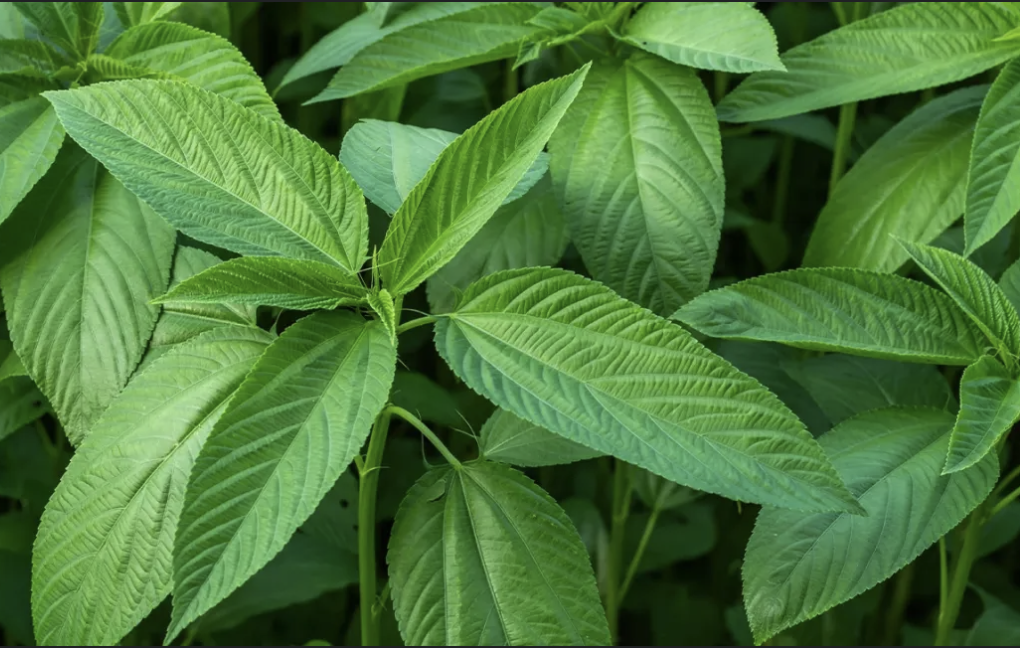
#> input picture dataset/healthy/Screenshot 2025-11-25 at 4.50.07 PM.png, 1020 x 648 px; its folder holds 2 pictures in this run
$ python main_app.py
#> lines starting #> are read from the running program, lines starting #| are printed output that depends on the picture
### disease_identifier.py
import cv2
import numpy as np
import os

# --- Configuration ---
# Define categories used in the project report
CATEGORIES = ["healthy", "rust", "blight"]
DATASET_DIR = "dataset"
IMG_SIZE = (256, 256) # Standard size for processing

# --- Feature Extraction ---

def feature_extract(img):
    """
    Converts image to HSV color space, resizes it, and computes the 2D
    (Hue and Saturation) color histogram.
    """
    if img is None:
        return None

    # Resize for standardization
    img = cv2.resize(img, IMG_SIZE)

    # Convert to HSV (separates color from light intensity)
    hsv_img = cv2.cvtColor(img, cv2.COLOR_BGR2HSV)

    # Calculate Histogram (Hue and Saturation)
    hist = cv2.calcHist(
        [hsv_img],              # Source image
        [0, 1],                 # Channels: 0=Hue, 1=Saturation
        None,                   # No mask
        [18, 18],               # Histogram size (18 bins for each)
        [0, 180, 0, 256]        # Range for H (0-180) and S (0-256)
    )

    # Normalize the histogram (crucial for accurate comparison)
    hist = cv2.normalize(hist, hist, 0, 1, cv2.NORM_MINMAX).flatten()
    return hist

# --- Dataset Loading ---

def load_reference_histograms(base_dir=DATASET_DIR):
    """
    Loads and extracts histograms for all reference images in the dataset folders.
    """
#> called with base_dir = 'dataset'
    reference_data = {}
    print("⏳ Loading and processing dataset...")

    for category in CATEGORIES:
        category_path = os.path.join(base_dir, category)
        if not os.path.exists(category_path):
            print(f"⚠️ Warning: Dataset path not found: {category_path}")
            continue

        reference_data[category] = []

        for filename in os.listdir(category_path):
            if filename.lower().endswith(('.jpg', '.png', '.jpeg')):
                img_path = os.path.join(category_path, filename)
                img = cv2.imread(img_path)
#> img is the input picture: shape (648, 1020, 3); mean B, G, R 59.6, 121.7, 78.3

                if img is not None:
                    hist = feature_extract(img)
#> in feature_extract, `img = cv2.resize(img, IMG_SIZE)`:
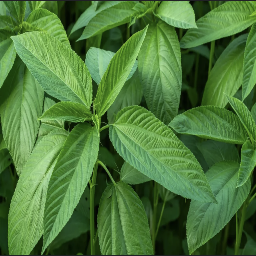
#> img: shape (256, 256, 3); mean of channels 0, 1, 2 59.5, 121.5, 78.1; drawn as B, G, R
#> in feature_extract, `hsv_img = cv2.cvtColor(img, cv2.COLOR_BGR2HSV)`: hsv_img: shape (256, 256, 3); mean H, S, V 52.1, 143.4, 121.5
#> in feature_extract, `hist = cv2.normalize(hist, hist, 0, 1, cv2.NORM_MINMAX).flatten()`: hist = 324 values, max 1 at index 97, min 0 at index 0, mean 0.0326
                    reference_data[category].append(hist)

        print(f"✅ Loaded {len(reference_data[category])} samples for {category}")
#> pass 2 of the loop in load_reference_histograms, `for category in CATEGORIES:`:
#| ⚠️ Warning: Dataset path not found: dataset/rust

    return reference_data

# --- Classification (Comparison) ---

def compare_histograms(input_hist, reference_histograms):
    """
    Compares the input histogram against reference histograms using the
    Bhattacharyya distance metric.
    """
    best_match_score = float('inf')  # Lower score is better
    predicted_disease = "Unknown"

    for category, hists in reference_histograms.items():
        if not hists:
            continue

        total_distance = 0
        for ref_hist in hists:
            # cv2.HISTCMP_BHATTACHARYYA is the distance metric specified in the report.
            distance = cv2.compareHist(input_hist, ref_hist, cv2.HISTCMP_BHATTACHARYYA)
            total_distance += distance

        # Calculate the average distance for this entire category
        avg_distance = total_distance / len(hists)

        # Check for the minimum distance (best match)
        if avg_distance < best_match_score:
            best_match_score = avg_distance
            predicted_disease = category

    return predicted_disease, best_match_score

### main_app.py
import cv2
import os
from disease_identifier import (
    feature_extract,
    load_reference_histograms,
    compare_histograms,
    DATASET_DIR
)

def display_remedy(disease):
    """Provides a basic suggested remedy based on the identified disease."""
    print("\n--- 🛠️ Suggested Action ---")
    if disease == "healthy":
        print("🌱 The leaf appears healthy. Continue normal watering and maintenance.")
        print("Suggestion: Monitor regularly for new spots or changes.")
    elif disease == "rust":
        print("🔴 Rust Disease Detected! This is often caused by fungus.")
        print("Action: Remove infected leaves immediately. Apply a fungicidal spray containing copper or sulfur.")
    elif disease == "blight":
        print("⚫ Blight Disease Detected! This can be fungal or bacterial.")
        print("Action: Apply appropriate fungicide (if fungal) or bactericide. Improve air circulation and reduce overhead watering.")
    else:
        print("❓ Classification inconclusive or unknown. Check the image quality.")

def run_identifier():
    """Main function to run the crop disease identifier application."""
    print("=== Crop Disease Identifier using Image Processing ===")

    # 1. Load reference data once
    try:
        reference_histograms = load_reference_histograms()
        if not any(reference_histograms.values()):
            print(f"❌ ERROR: No reference images found in the '{DATASET_DIR}' folder. Cannot proceed.")
            print("Please ensure you have images in the 'dataset/healthy', 'dataset/rust', and 'dataset/blight' subfolders.")
            return

    except Exception as e:
        print(f"An error occurred during dataset loading: {e}")
        return

    while True:
        input_path = input("\nEnter path to the leaf image (or type 'exit' to quit): ").strip()
#> the answer given: dataset/healthy/Screenshot 2025-11-25 at 4.50.07 PM.png

        if input_path.lower() == 'exit':
            break

        if not os.path.exists(input_path):
            print("❌ File not found. Please check the path and try again.")
            continue

        # 2. Load and extract features from the user's input image
        input_img = cv2.imread(input_path)
        if input_img is None:
            print("❌ Could not read the image. Ensure the file is a valid image format (jpg/png).")
            continue

        input_hist = feature_extract(input_img)
#> input_hist has the same summary as hist in feature_extract

        # 3. Classify
        predicted_disease, score = compare_histograms(input_hist, reference_histograms)
#> after the loop in compare_histograms, `for category, hists in reference_histograms.items():`: best_match_score = 0.21; predicted_disease = 'healthy'
#> predicted_disease = 'healthy'; score = 0.21

        # 4. Display results
        print("\n--- 🔬 Analysis Result ---")
        print(f"Input Image: {os.path.basename(input_path)}")
        print(f"Predicted Disease: **{predicted_disease.upper()}**")
#| Predicted Disease: **HEALTHY**
        print(f"Similarity Score (Bhattacharyya Distance): {score:.4f} (Lower is Better)")
#| Similarity Score (Bhattacharyya Distance): 0.2102 (Lower is Better)

        display_remedy(predicted_disease)
        print("-" * 35)
#> pass 2 of the loop in run_identifier, `while True:`:
#> the answer given: dataset/healthy/Screenshot 2025-11-25 at 4.50.21 PM.png
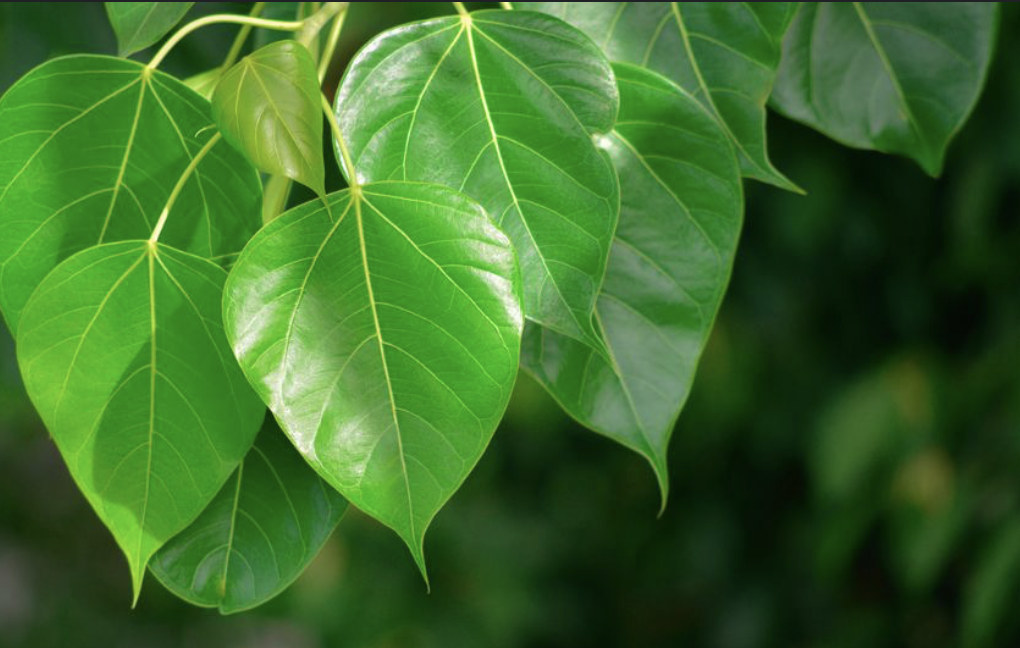
#> input picture dataset/healthy/Screenshot 2025-11-25 at 4.50.21 PM.png, 1020 x 648 px
#> in run_identifier, input_img is the input picture: shape (648, 1020, 3); mean B, G, R 42.3, 106.6, 61
#> in feature_extract (call 4), `img = cv2.resize(img, IMG_SIZE)`:
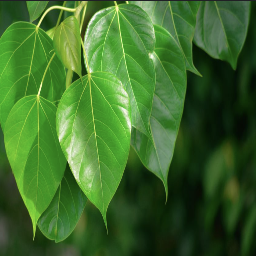
#> img: shape (256, 256, 3); mean of channels 0, 1, 2 42.2, 106.4, 60.9; drawn as B, G, R
#> hsv_img: shape (256, 256, 3); mean H, S, V 52.8, 162.2, 106.4
#> in feature_extract (call 4), `hist = cv2.normalize(hist, hist, 0, 1, cv2.NORM_MINMAX).flatten()`: hist = 324 values, max 1 at index 102, min 0 at index 1, mean 0.0155
#> input_hist has the same summary as hist in feature_extract
#| Predicted Disease: **HEALTHY**
#| Similarity Score (Bhattacharyya Distance): 0.2102 (Lower is Better)

    print("\n👋 Application closed.")

if __name__ == "__main__":
#> (the run stopped early here; a loop or call above may not have finished)
